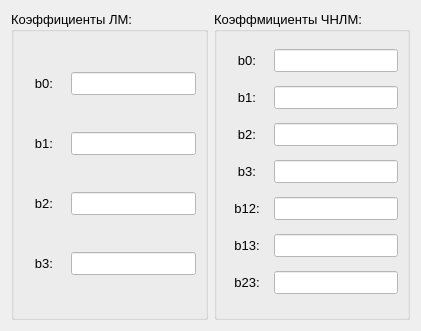
   <widget class="QWidget" name="">
    <property name="geometry">
     <rect>
      <x>620</x>
      <y>10</y>
      <width>421</width>
      <height>331</height>
     </rect>
    </property>
    <layout class="QHBoxLayout" name="hLayoutCoefficients">
     <item>
      <widget class="QGroupBox" name="groupBoxCoefficientsLine">
       <property name="font">
        <font>
         <family>MS Shell Dlg 2</family>
         <pointsize>10</pointsize>
         <weight>50</weight>
         <italic>false</italic>
         <bold>false</bold>
        </font>
       </property>
       <property name="styleSheet">
        <string notr="true">font: 10pt &quot;MS Shell Dlg 2&quot;;</string>
       </property>
       <property name="title">
        <string>Коэффициенты ЛМ:</string>
       </property>
       <layout class="QVBoxLayout" name="verticalLayout_6">
        <item>
         <layout class="QHBoxLayout" name="hLayoutCoeffLineB0" stretch="1,3">
          <item>
           <widget class="QLabel" name="labelCoeffLineB0">
            <property name="text">
             <string>b0:</string>
            </property>
            <property name="alignment">
             <set>Qt::AlignCenter</set>
            </property>
           </widget>
          </item>
          <item>
           <widget class="QLineEdit" name="lineEditCoeffLineB0">
            <property name="enabled">
             <bool>false</bool>
            </property>
            <property name="styleSheet">
             <string notr="true">background-color: rgb(255, 255, 255);</string>
            </property>
           </widget>
          </item>
         </layout>
        </item>
        <item>
         <layout class="QHBoxLayout" name="hLayoutCoeffLineB1" stretch="1,3">
          <item>
           <widget class="QLabel" name="labelCoeffLineB1">
            <property name="text">
             <string>b1:</string>
            </property>
            <property name="alignment">
             <set>Qt::AlignCenter</set>
            </property>
           </widget>
          </item>
          <item>
           <widget class="QLineEdit" name="lineEditCoeffLineB1">
            <property name="enabled">
             <bool>false</bool>
            </property>
            <property name="styleSheet">
             <string notr="true">background-color: rgb(255, 255, 255);</string>
            </property>
           </widget>
          </item>
         </layout>
        </item>
        <item>
         <layout class="QHBoxLayout" name="hLayoutCoeffLineB2" stretch="1,3">
          <item>
           <widget class="QLabel" name="labelCoeffLineB2">
            <property name="text">
             <string>b2:</string>
            </property>
            <property name="alignment">
             <set>Qt::AlignCenter</set>
            </property>
           </widget>
          </item>
          <item>
           <widget class="QLineEdit" name="lineEditCoeffLineB2">
            <property name="enabled">
             <bool>false</bool>
            </property>
            <property name="styleSheet">
             <string notr="true">background-color: rgb(255, 255, 255);</string>
            </property>
           </widget>
          </item>
         </layout>
        </item>
        <item>
         <layout class="QHBoxLayout" name="hLayoutCoeffLineB3" stretch="1,3">
          <item>
           <widget class="QLabel" name="labelCoeffLineB3">
            <property name="text">
             <string>b3:</string>
            </property>
            <property name="alignment">
             <set>Qt::AlignCenter</set>
            </property>
           </widget>
          </item>
          <item>
           <widget class="QLineEdit" name="lineEditCoeffLineB3">
            <property name="enabled">
             <bool>false</bool>
            </property>
            <property name="styleSheet">
             <string notr="true">background-color: rgb(255, 255, 255);</string>
            </property>
           </widget>
          </item>
         </layout>
        </item>
       </layout>
      </widget>
     </item>
     <item>
      <widget class="QGroupBox" name="groupBoxCoefficientsNoLine">
       <property name="font">
        <font>
         <family>MS Shell Dlg 2</family>
         <pointsize>10</pointsize>
         <weight>50</weight>
         <italic>false</italic>
         <bold>false</bold>
        </font>
       </property>
       <property name="styleSheet">
        <string notr="true">font: 10pt &quot;MS Shell Dlg 2&quot;;</string>
       </property>
       <property name="title">
        <string>Коэффмициенты ЧНЛМ:</string>
       </property>
       <layout class="QVBoxLayout" name="verticalLayout_8">
        <item>
         <layout class="QHBoxLayout" name="hLayoutCoeffNoLineB0" stretch="1,3">
          <item>
           <widget class="QLabel" name="labelCoeffNoLineB0">
            <property name="text">
             <string>b0:</string>
            </property>
            <property name="alignment">
             <set>Qt::AlignCenter</set>
            </property>
           </widget>
          </item>
          <item>
           <widget class="QLineEdit" name="lineEditCoeffNoLineB0">
            <property name="enabled">
             <bool>false</bool>
            </property>
            <property name="styleSheet">
             <string notr="true">background-color: rgb(255, 255, 255);</string>
            </property>
           </widget>
          </item>
         </layout>
        </item>
        <item>
         <layout class="QHBoxLayout" name="hLayoutCoeffNoLineB1" stretch="1,3">
          <item>
           <widget class="QLabel" name="labelCoeffNoLineB1">
            <property name="text">
             <string>b1:</string>
            </property>
            <property name="alignment">
             <set>Qt::AlignCenter</set>
            </property>
           </widget>
          </item>
          <item>
           <widget class="QLineEdit" name="lineEditCoeffNoLineB1">
            <property name="enabled">
             <bool>false</bool>
            </property>
            <property name="styleSheet">
             <string notr="true">background-color: rgb(255, 255, 255);</string>
            </property>
           </widget>
          </item>
         </layout>
        </item>
        <item>
         <layout class="QHBoxLayout" name="hLayoutCoeffNoLineB2" stretch="1,3">
          <item>
           <widget class="QLabel" name="labelCoeffNoLineB2">
            <property name="text">
             <string>b2:</string>
            </property>
            <property name="alignment">
             <set>Qt::AlignCenter</set>
            </property>
           </widget>
          </item>
          <item>
           <widget class="QLineEdit" name="lineEditCoeffNoLineB2">
            <property name="enabled">
             <bool>false</bool>
            </property>
            <property name="styleSheet">
             <string notr="true">background-color: rgb(255, 255, 255);</string>
            </property>
           </widget>
          </item>
         </layout>
        </item>
        <item>
         <layout class="QHBoxLayout" name="hLayoutCoeffNoLineB3" stretch="1,3">
          <item>
           <widget class="QLabel" name="labelCoeffNoLineB3">
            <property name="text">
             <string>b3:</string>
            </property>
            <property name="alignment">
             <set>Qt::AlignCenter</set>
            </property>
           </widget>
          </item>
          <item>
           <widget class="QLineEdit" name="lineEditCoeffNoLineB3">
            <property name="enabled">
             <bool>false</bool>
            </property>
            <property name="styleSheet">
             <string notr="true">background-color: rgb(255, 255, 255);</string>
            </property>
           </widget>
          </item>
         </layout>
        </item>
        <item>
         <layout class="QHBoxLayout" name="hLayoutCoeffNoLineB12" stretch="1,3">
          <item>
           <widget class="QLabel" name="labelCoeffNoLineB12">
            <property name="text">
             <string>b12:</string>
            </property>
            <property name="alignment">
             <set>Qt::AlignCenter</set>
            </property>
           </widget>
          </item>
          <item>
           <widget class="QLineEdit" name="lineEditCoeffNoLineB12">
            <property name="enabled">
             <bool>false</bool>
            </property>
            <property name="styleSheet">
             <string notr="true">background-color: rgb(255, 255, 255);</string>
            </property>
           </widget>
          </item>
         </layout>
        </item>
        <item>
         <layout class="QHBoxLayout" name="hLayoutCoeffNoLineB13" stretch="1,3">
          <item>
           <widget class="QLabel" name="labelCoeffNoLineB13">
            <property name="text">
             <string>b13:</string>
            </property>
            <property name="alignment">
             <set>Qt::AlignCenter</set>
            </property>
           </widget>
          </item>
          <item>
           <widget class="QLineEdit" name="lineEditCoeffNoLineB13">
            <property name="enabled">
             <bool>false</bool>
            </property>
            <property name="styleSheet">
             <string notr="true">background-color: rgb(255, 255, 255);</string>
            </property>
           </widget>
          </item>
         </layout>
        </item>
        <item>
         <layout class="QHBoxLayout" name="hLayoutCoeffNoLineB23" stretch="1,3">
          <item>
           <widget class="QLabel" name="labelCoeffNoLineB23">
            <property name="text">
             <string>b23:</string>
            </property>
            <property name="alignment">
             <set>Qt::AlignCenter</set>
            </property>
           </widget>
          </item>
          <item>
           <widget class="QLineEdit" name="lineEditCoeffNoLineB23">
            <property name="enabled">
             <bool>false</bool>
            </property>
            <property name="styleSheet">
             <string notr="true">background-color: rgb(255, 255, 255);</string>
            </property>
           </widget>
          </item>
         </layout>
        </item>
       </layout>
      </widget>
     </item>
    </layout>
   </widget>
